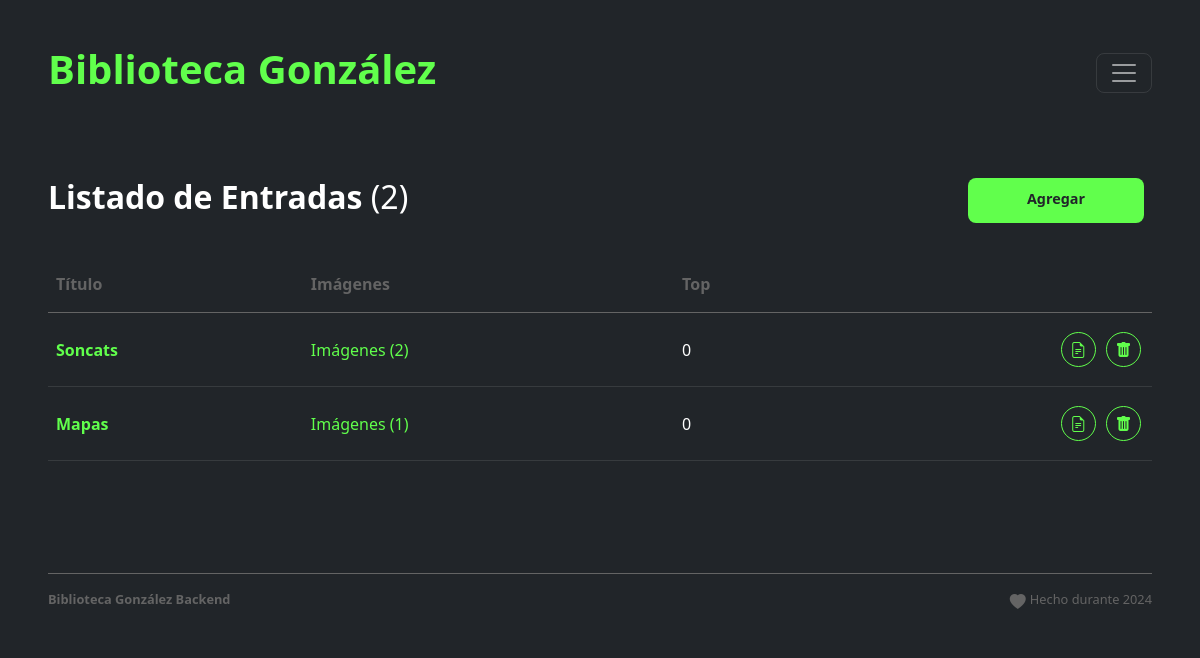
The page /gato.php (signed in) on the database its author committed.
### tables this page shows
CREATE TABLE `items` (
  `id` int(10) NOT NULL,
  `type` int(1) DEFAULT NULL,
  `category` varchar(256) NOT NULL,
  `title` varchar(256) DEFAULT NULL,
  `subtitle` varchar(256) NOT NULL,
  `text` text DEFAULT NULL,
  `text2` text NOT NULL,
  `image` varchar(256) DEFAULT NULL,
  `video` varchar(256) NOT NULL,
  `file` varchar(256) NOT NULL,
  `url` varchar(256) NOT NULL,
  `top` int(10) DEFAULT NULL
);

### gato.php (the view, shortened to what this page needs)
<?php
require_once('./db/connection.php');
$table = "items";
$sec = 7;
if (isset($_GET['add'])) {
  $action = 'Agregar';
  $title_sec = "Agregar Entrada";
} else {
  $title_sec = "Listado de Entradas";
  $sql = "SELECT * FROM $table WHERE type = $sec ORDER BY top DESC";
  $statement = $pdo->prepare($sql);
  $statement->execute();
  $results = $statement->fetchAll();
  $total = count($results);
}
require("includes/head.php");
?>
<body class="bg-dark">
  <main>
    <?php
    require("includes/header.php");
    if (isset($_GET['mod'])) {
    ?>
      <section class="p-3 p-lg-5 p-md-4 text-white">
        <div class="row mb-5">
          <h2> <strong><?php echo $title_sec ?></strong> </h2>
        </div>
        <form method="POST" name="form" enctype="multipart/form-data">
          <div class="row mb-5">
            <div class="col col-12 mb-3">
              <label class="form-label">Título</label>
              <input type="text" name="title" class="form-control bg-transparent text-white mb-2" value="<?php if (isset($results['title'])) echo ($results['title']) ?>" />
            </div>
            <div class="col col-12 mb-3">
              <label class="form-label">Texto</label>
              <div id="wysihtml5-toolbar" style="display: none;" class="mb-3">
                <a data-wysihtml5-command="bold">Bold</a> &bull;
                <a data-wysihtml5-command="italic">Italic</a> &bull;
                <a data-wysihtml5-command="underline">Subrayado</a> &bull;
                <a data-wysihtml5-command="formatInline" data-wysihtml5-command-value="h2">Título 1</a> &bull;
                <a data-wysihtml5-command="formatInline" data-wysihtml5-command-value="h3">Título 2</a>
                <br>
                <a data-wysihtml5-command="insertUnorderedList">Agregar Lista</a>
                &bull;
                <a data-wysihtml5-command="createLink">Agregar Link</a>
                <div data-wysihtml5-dialog="createLink" class="mt-3" style="display: none;">
                  <label class="mr-3 inline">
                    <input data-wysihtml5-dialog-field="href" value="http://" class="text">
                  </label>
                  <a data-wysihtml5-dialog-action="save">Agregar</a> / <a data-wysihtml5-dialog-action="cancel">Cancelar</a>
                </div>
                &bull;
                <a data-wysihtml5-command="insertImage">Agregar imagen</a>
                <div data-wysihtml5-dialog="insertImage" class="mt-3" style="display: none;">
                  <label class="mr-3 inline">
                    <input data-wysihtml5-dialog-field="src" value="http://">
                  </label>
                  <a data-wysihtml5-dialog-action="save">Agregar</a> /
                  <a data-wysihtml5-dialog-action="cancel">Cancelar</a>
                </div>
              </div>
              <textarea name="text" cols="30" id="wysihtml5-textarea" rows="12" class="form-control bg-transparent text-white mb-2"><?php if (isset($results['text'])) echo ($results['text']) ?></textarea>
            </div>
            <div class="col col-12 col-md-6 pe-md-3 mb-3">
              <label class="form-label">Imagen</label>
              <input name="userfile1" class="form-control bg-transparent text-white mb-2" type="file">
              <div class="row text-secondary">Recomendado 1280 x 800 px de ancho y alto.</div>
              <?php
              if (isset($results['image'])) if ($results['image']) {
                echo '<a href="./images/' . $results['image'] . '" target="_blank" class="opacity"><img src="./images/' . $results['image'] . '" class="mt-3 img-circle-large mb-3" /></a>';
                echo '<input type="checkbox" name="delete_image" value="1" style="margin-right: .5rem;" class="form-check-input" id="delete_image">';
                echo '<label class="form-check-label" for="delete_image">Eliminar imagen</label>';
              }
              ?>
            </div>
            <div class="col col-12 col-md-6 mb-3">
              <label class="form-label">Top</label>
              <input type="number" name="top" class="form-control bg-transparent text-white mb-2" value="<?php if (isset($results['top'])) echo ($results['top']) ?>" />
              <div class="row text-secondary">Número de prioridad en los resultados.</div>
            </div>
          </div>
          <div class="row">
            <div class="col col-12">
              <button type="button" class="rounded-2 btn btn-primary mybtn" onClick="javascript:document.form.submit();"><?php echo $action ?></button>
              <button type="button" class="rounded-2 btn btn-secondary mybtn mx-2" onClick="javascript:history.back();">Cancelar</button>
            </div>
          </div>
          <input type="hidden" name="form" value="1">
          <input type="hidden" name="action" value="<?php echo $action ?>">
          <input type="hidden" name="id" value="<?php echo $id_select ?>">
        </form>
      </section>
    <?php } else { ?>
      <section class="p-3 p-lg-5 p-md-4 text-white">
        <div class="row mb-4">
          <div class="col-10 col-md-10 mb-2">
            <h2><strong><?php echo $title_sec ?></strong> (<?php echo $total ?>)</h2>
          </div>
          <div class="col-md-2 mb-2 pe-md-2">
            <a href="?mod=1&add=1" class="rounded-2 btn btn-primary mybtn w-100">Agregar</a>
          </div>
        </div>
        <?php
        if ($total) {
        ?>
          <table class="table table-dark table-hover">
            <thead>
              <tr class="text-secondary">
                <th scope="col">Título</th>
                <th scope="col">Imágenes</th>
                <th scope="col">Top</th>
                <th scope="col"></th>
              </tr>
            </thead>
            <tbody>
              <?php
              foreach ($results as $row) {
                $id = $row['id'];
                $title = $row['title'];
                $top = $row['top'];
                $sql_images = "SELECT images.id FROM images WHERE images.item = $id";
                $statement = $pdo->prepare($sql_images);
                $statement->execute();
                $total_images = $statement->rowCount();
              ?>
                <tr>
                  <td valign="middle" class="text-primary">
                    <strong><?php echo $title; ?></strong>
                  </td>
                  <td valign="middle">
                    <a href="images.php?id_sec=<?php echo $id; ?>">Imágenes (<?php echo $total_images; ?>)</a>
                  </td>
                  <td valign="middle">
                    <?php echo $top; ?>
                  </td>
                  <td valign="middle" align="right">
                    <a href="?mod=1&edit=1&i=<?php echo $id ?>" class="circle bg-transparent"><i class="bi bi-file-earmark-text"></i></a>
                    <a href="#" class="circle bg-transparent delete" data-id="<?php echo $id ?>"><i class="bi bi-trash-fill"></i></a>
                  </td>
                </tr>
              <?php
              }
              ?>
            </tbody>
          </table>
        <?php } ?>
      </section>
    <?php
    }
    require("includes/footer.php");
    ?>
  </main>
</body>
</html>

### css/custom.css (style rules this page uses)
:root { --bs-color-main: #61ff4c; }
a { color: var(--bs-color-main); text-decoration: none !important; }
.text-primary, .form-label, .circle { color: var(--bs-color-main) !important; }
.border-primary, .form-control, .circle { border-color: var(--bs-color-main) !important; }
.btn-primary { background-color: var(--bs-color-main); border: 0; }
input, .btn, .form-select { font-size: 0.9rem; height: 2.8rem; }
.table > :not(caption) > * > * { padding: 1rem 0.5rem; }
.circle { border: 1px solid; border-radius: 50%; display: inline-block; height: 35px; margin: 3px; padding-top: 5px; text-align: center; width: 35px; }
.mybtn { padding: 10px 3rem; }
.btn { font-weight: 600; }

### rows shown on the page
items: title "Soncats", total_images "2", top "0"
items: title "Mapas", total_images "1", top "0"

### other values the page prints
$title_sec "Listado de Entradas"
$total "2"
